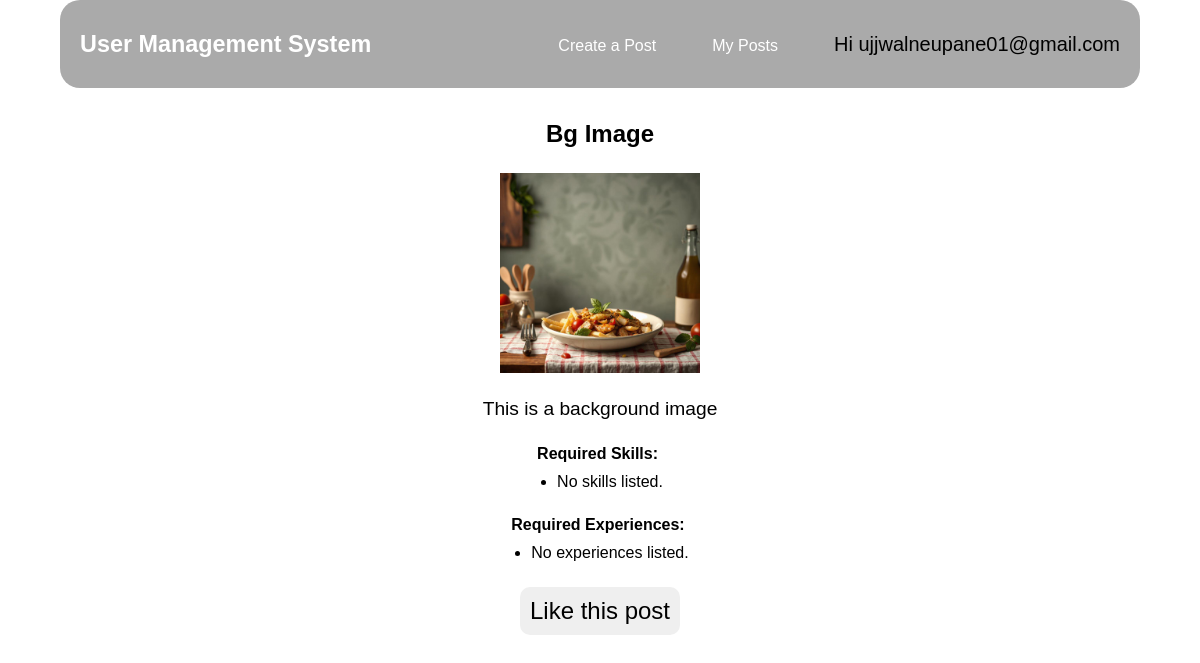
/view_post/10/ (signed in), run on the app's committed database.
### base/models.py (models this page shows, shortened)
class User(AbstractUser):
    email = models.EmailField(unique=True)
    password = models.CharField(max_length=300)
    hashed_password = models.CharField(max_length=300)
    user_type = models.ForeignKey(Group, on_delete=models.CASCADE, related_name="profile", null=True, blank=True)
    skills = models.JSONField(default=list)
    experiences = models.JSONField(default=list)
    username = None
    USERNAME_FIELD = 'email'
    REQUIRED_FIELDS = []
    objects = UserManager()

class Posts(models.Model):
    image = models.ImageField(upload_to='post_images/')
    title = models.CharField(max_length=300)
    skills = models.JSONField(default=list)
    experiences = models.JSONField(default=list)
    description = models.TextField()
    author = models.ForeignKey(User, on_delete=models.CASCADE)
    clicks = models.IntegerField(default=0)
    views = models.IntegerField(default=0)
    created_at = models.DateTimeField(auto_now_add=True)
    updated_at = models.DateTimeField(auto_now=True)

### base/views.py (the view)
# urls.py: path('view_post/<int:post_id>/', view_post, name='view_post'),
@login_required(login_url='login')
def view_post(request, post_id):
    post = get_object_or_404(Posts, pk=post_id)
    post.views += 1
    post.save()
    return render(request, 'view_post.html', context={'post':post})

### base/templates/view_post.html (shortened to what this page needs)
<!DOCTYPE html>
<html lang="en">
<head>
    {%load static%}
    <link rel="stylesheet" href="{%static 'css/utility.css'%}">
    <link rel="stylesheet" href="{%static 'css/view_post.css'%}">
</head>
<body>
    {% include 'navbar.html'%}
    <section class="view-post flex-center">
        <div class="container flex-column">
            <h2>{{post.title}}</h2>
            <img src="{{post.image.url}}" alt="Post Image">
            <p>{{post.description}}</p>
            <div class="skills">
                <h4>Required Skills:</h4>
                <ul>
                    {% for skill in post.skills %}
                    <li>{{ skill }},</li>
                    {% empty %}
                    <li>No skills listed.</li>
                    {% endfor %}
                </ul>
            </div>
            <div class="experiences">
                <h4>Required Experiences:</h4>
                <ul>
                    {% for experience in post.experiences %}
                    <li>{{ experience }}</li>
                    {% empty %}
                    <li>No experiences listed.</li>
                    {% endfor %}
                </ul>
            </div>
            <form action="{% url 'like_post' post.id %}" method="POST" class="flex-center">
                <button class="button like-btn">Like this post</button>
            </form>
        </div>
    </section>
</body>
</html>

### base/templates/navbar.html (shortened to what this page needs)
<!DOCTYPE html>
   <html lang="en">
   <head>
      {%load static%}
      <link rel="stylesheet" href="https://cdnjs.cloudflare.com/ajax/libs/remixicon/4.2.0/remixicon.min.css">
      <link rel="stylesheet" href="{%static 'css/utility.css'%}">
      <link rel="stylesheet" href="{%static 'css/navbar.css'%}">
   </head>
   <body>
        <header class="header" id="header">
            <nav class="nav container">
                <h3><a href="{%url 'enterprise_user_home'%}" title="Landing Page">User Management System</a></h3>
                    <div class="nav__menu" id="nav-menu">
                    <ul class="nav__list">
                        <li class="nav__item">
                            <a href="{%url 'create_post'%}" class="nav__link" title="Create Post">
                                <span>Create a Post</span>
                            </a>
                        </li>
                        <li class="nav__item">
                            <a href="{%url 'my_posts'%}" class="nav__link" title="My Posts">
                                <span>My Posts</span>
                            </a>
                        </li>
                    </ul>
                    <div class="nav__social">
                        <div class="name-container">Hi <a href="{%url 'dashboard'%}" title="Dashboard">{{user.email}}</a></div>
                    </div>
                    </div>
            </nav>
      </header>
   </body>
</html>

### static/css/utility.css (style rules this page uses)
* { margin: 0; padding: 0; box-sizing: border-box; font-family: sans-serif; }
body { overflow-x: hidden; }
.container { width: 90%; }
a { text-decoration: none; color: white; }
li { list-style: none; transition: all 0.5s ease; }
.flex-column { display: flex; flex-direction: column; }
.flex-center { display: flex; justify-content: center; align-items: center; }

### static/css/view_post.css (style rules this page uses)
.view-post { margin-top: 100px; width: 100vw; }
.view-post .container { align-items: center; gap: 25px; }
.view-post .container img { width: 200px; height: 200px; }
.view-post .container p { font-size: 1.2rem; }
.experiences ul li, .skills ul li { list-style-type:disc; margin: 10px 0 0 20px; }
.skills ul { flex-wrap: wrap; }
.button { width: max-content; padding: 10px; font-size: 1.5rem; border-radius: 10px; outline: none; border: none; cursor: pointer; }

### static/css/navbar.css (style rules this page uses)
header { height: 100px; width: 100vw; }
.container { padding: 20px; }
nav { width: 90%; justify-content: space-between; align-items: center; font-size: 1.25rem; color: black; background-color: #aaa; padding: 20px; border-radius: 20px; position: fixed; z-index: 1000; }
.name-container a { color: black; }
ul { gap: 30px; }
:root { --header-height: 3.5rem; --white-color: hsl(0, 0%, 100%); --black-color: hsl(0, 0%, 0%); --body-font: "Montserrat Alternates", sans-serif; --h1-font-size: 1.5rem; --normal-font-size: .938rem; --font-regular: 400; --font-medium: 500; --z-tooltip: 10; --z-fixed: 100; }
@media screen and (min-width: 1150px) { :root { --normal-font-size: 1rem; } }
* { box-sizing: border-box; padding: 0; margin: 0; }
html { scroll-behavior: smooth; }
body { font-family: var(--body-font); font-size: var(--normal-font-size); background-color: var(--white-color); }
ul { list-style: none; }
a { text-decoration: none; }
.container { max-width: 1120px; margin-inline: 1.5rem; }
.header { position: fixed; width: 100%; top: 0; left: 0; z-index: var(--z-fixed); }
.nav { position: relative; height: var(--header-height); display: flex; justify-content: space-between; align-items: center; }
.nav__list, .nav__social { display: flex; }
.nav__list { flex-direction: column; row-gap: 3rem; }
.nav__link { position: relative; color: var(--white-color); font-size: var(--h1-font-size); font-weight: var(--font-medium); display: inline-flex; align-items: center; transition: opacity .4s; }
.nav__link span { position: relative; transition: margin .4s; }
.nav__link span::after { content: ""; position: absolute; left: 0; bottom: -6px; width: 0; height: 2px; background-color: var(--white-color); transition: width .4s ease-out; }
.nav__social { column-gap: 1rem; }
@media screen and (min-width: 1150px) { .container { margin-inline: auto; } }
@media screen and (min-width: 1150px) { .nav { height: calc(var(--header-height) + 2rem); } }
@media screen and (min-width: 1150px) { .nav__link { font-size: var(--normal-font-size); } }
@media screen and (min-width: 1150px) { .nav__list { flex-direction: row; column-gap: 3.5rem; } }
@media screen and (min-width: 1150px) { .nav__menu { display: flex; align-items: center; column-gap: 3.5rem; } }

### data on the page
User: email "ujjwalneupane01@gmail.com"
Posts: title "Bg Image", image (picture), description "This is a background image"
